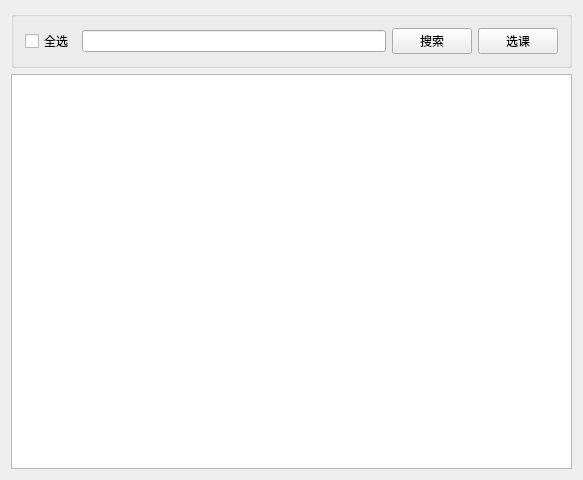
<?xml version="1.0" encoding="UTF-8"?>
<ui version="4.0">
 <class>chooseclass</class>
 <widget class="QWidget" name="chooseclass">
  <property name="geometry">
   <rect>
    <x>0</x>
    <y>0</y>
    <width>583</width>
    <height>480</height>
   </rect>
  </property>
  <property name="windowTitle">
   <string>chooseclass</string>
  </property>
  <layout class="QGridLayout" name="gridLayout">
   <item row="0" column="0">
    <widget class="QGroupBox" name="groupBox_4">
     <property name="title">
      <string/>
     </property>
     <layout class="QHBoxLayout" name="horizontalLayout_9" stretch="1,6,1,1">
      <item>
       <widget class="QCheckBox" name="checkBox_6">
        <property name="text">
         <string>全选</string>
        </property>
       </widget>
      </item>
      <item>
       <widget class="QLineEdit" name="lineEdit"/>
      </item>
      <item>
       <widget class="QPushButton" name="pushButton_18">
        <property name="text">
         <string>搜索</string>
        </property>
        <property name="iconSize">
         <size>
          <width>10</width>
          <height>10</height>
         </size>
        </property>
       </widget>
      </item>
      <item>
       <widget class="QPushButton" name="chooseclassbtn">
        <property name="text">
         <string>选课</string>
        </property>
        <property name="iconSize">
         <size>
          <width>10</width>
          <height>10</height>
         </size>
        </property>
       </widget>
      </item>
     </layout>
    </widget>
   </item>
   <item row="1" column="0">
    <widget class="QTableView" name="tableView"/>
   </item>
  </layout>
 </widget>
 <layoutdefault spacing="6" margin="11"/>
 <resources/>
 <connections/>
</ui>
